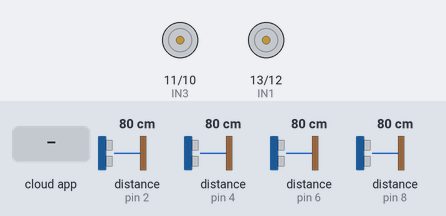
A sketch run on a simulated Arduino Mega 2560, built with avr-gcc and run on an emulated ATmega2560. On the bench: motor-driver pin pairs drawn as motors (green arrow = first pin HIGH = forward, orange = second pin HIGH = backward, longer = more drive). The inputs (shaded band) are chosen by the test bench; at power-on: distance to the obstacle (sensors on pin 2, pin 4, pin 6, pin 8) 80 cm. The echo pulse lasts 58.3 µs per cm; the ROS host is connected and sends only what is stated.

Above: at 1.2 s.
1.3 s: the phone or cloud app sets linear.x to -100
At 2.2 s:
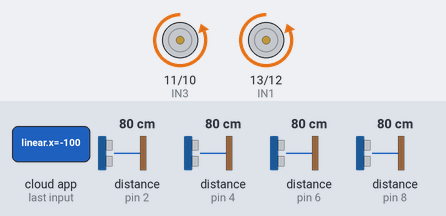
2.8 s: the phone or cloud app sets linear.x to 100
At 3.3 s:
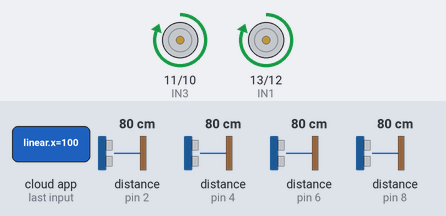
4.3 s: the phone or cloud app sets linear.x to 0
At 5.5 s:
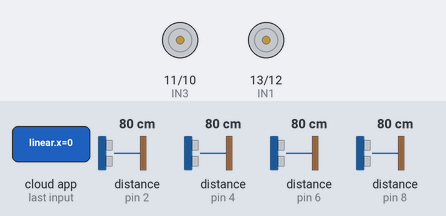
5.8 s: the phone or cloud app sets angular.z to -100
At 6.1 s:
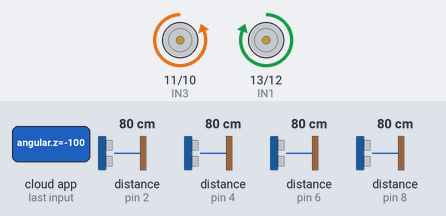
7.3 s: the phone or cloud app sets angular.z to 100
At 8.0 s:
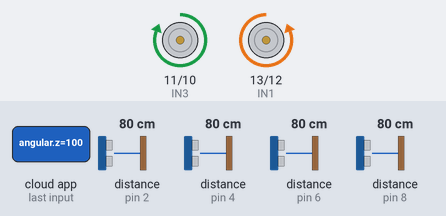
8.8 s: the phone or cloud app sets angular.z to 0
At 9.3 s:
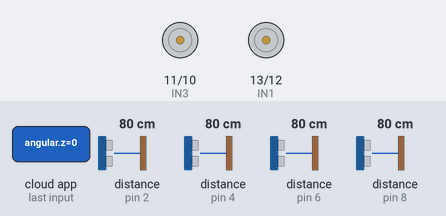
Timing chart, 0 to 11.3 s (numbered marks = the images above; inputs shaded):
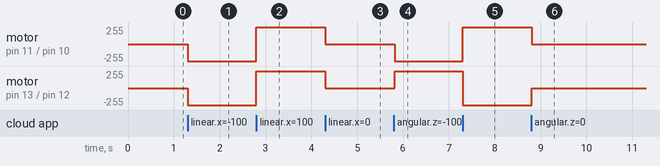

The sketch:

sketch_oct30_rev4.ino
```cpp
// (licence header left out)
#include <ros.h>
#include <geometry_msgs/Twist.h>
#include <ros/time.h>
#include <sensor_msgs/Range.h>

#include <NewPing.h>
#include <SimpleKalmanFilter.h>

#define SONAR_NUM 4          //The number of sensors.
#define MAX_DISTANCE 200     //Mad distance to detect obstacles.
#define PING_INTERVAL 33     //Looping the pings after 33 microseconds.

#define IN1 13
#define IN2 12
#define IN3 11
#define IN4 10

char str[15];
int valor;

unsigned long pingTimer[SONAR_NUM]; // Holds the times when the next ping should happen for each sensor.
unsigned int cm[SONAR_NUM];         // Where the ping distances are stored.
uint8_t currentSensor = 0;          // Keeps track of which sensor is active.

unsigned long _timerStart = 0;

int LOOPING = 40; //Loop for every 40 milliseconds.

uint8_t oldSensorReading[3];    //Store last valid value of the sensors.

uint8_t oneSensor;             //Store raw sensor's value.
uint8_t twoSensor;
uint8_t threeSensor;
uint8_t fourSensor;
uint8_t fiveSensor;
uint8_t sixSensor;
uint8_t sevenSensor;
uint8_t eightSensor;

uint8_t oneSensorKalman;       //Store filtered sensor's value.
uint8_t twoSensorKalman;
uint8_t threeSensorKalman;
uint8_t fourSensorKalman;       //Store filtered sensor's value.
uint8_t fiveSensorKalman;
uint8_t sixSensorKalman;
uint8_t sevenSensorKalman;       //Store filtered sensor's value.
uint8_t eightSensorKalman;


NewPing sonar[SONAR_NUM] = {
  NewPing(3, 2, MAX_DISTANCE), // Trigger pin, echo pin, and max distance to ping.
  NewPing(5, 4, MAX_DISTANCE),
  NewPing(7, 6, MAX_DISTANCE),
  NewPing(9, 8, MAX_DISTANCE)
//  NewPing(15, 14, MAX_DISTANCE),
//  NewPing(17, 16, MAX_DISTANCE),
//  NewPing(19, 18, MAX_DISTANCE),
//  NewPing(21, 20, MAX_DISTANCE)

};

/*
  create Kalman filter objects for the sensors.
   SimpleKalmanFilter(e_mea, e_est, q);
   e_mea: Measurement Uncertainty
   e_est: Estimation Uncertainty
   q: Process Noise
*/
SimpleKalmanFilter KF_1(2, 2, 0.01);
SimpleKalmanFilter KF_2(2, 2, 0.01);
SimpleKalmanFilter KF_3(2, 2, 0.01);
SimpleKalmanFilter KF_4(2, 2, 0.01);
//SimpleKalmanFilter KF_5(2, 2, 0.01);
//SimpleKalmanFilter KF_6(2, 2, 0.01);
//SimpleKalmanFilter KF_7(2, 2, 0.01);
//SimpleKalmanFilter KF_8(2, 2, 0.01);

ros::NodeHandle nh; //create an object which represents the ROS node.

//looping the sensors
void sensorCycle() {
  for (uint8_t i = 0; i < SONAR_NUM; i++) {
    if (millis() >= pingTimer[i]) {
      pingTimer[i] += PING_INTERVAL * SONAR_NUM;
      if (i == 0 && currentSensor == SONAR_NUM - 1) oneSensorCycle();
      sonar[currentSensor].timer_stop();
      currentSensor = i;
      cm[currentSensor] = 0;
      sonar[currentSensor].ping_timer(echoCheck);
    }
  }
}

// If ping received, set the sensor distance to array.
void echoCheck() {
  if (sonar[currentSensor].check_timer())
    cm[currentSensor] = sonar[currentSensor].ping_result / US_ROUNDTRIP_CM;
}

//Return the last valid value from the sensor.
void oneSensorCycle() {
  oneSensor =   returnLastValidRead(0, cm[0]);
  twoSensor =   returnLastValidRead(1, cm[1]);
  threeSensor = returnLastValidRead(2, cm[2]);
  fourSensor =  returnLastValidRead(3, cm[3]);
//  fiveSensor =  returnLastValidRead(4, cm[4]);
//  sixSensor =   returnLastValidRead(5, cm[5]);
//  sevenSensor = returnLastValidRead(6, cm[6]);
//  eightSensor = returnLastValidRead(7, cm[7]);
}

//If sensor value is 0, then return the last stored value different than 0.
int returnLastValidRead(uint8_t sensorArray, uint8_t cm) {
  if (cm != 0) {
    return oldSensorReading[sensorArray] = cm;
  } else {
    return oldSensorReading[sensorArray];
  }
}

//Apply Kalman Filter to sensor reading.
void applyKF() {
  oneSensorKalman   = KF_1.updateEstimate(oneSensor);
  twoSensorKalman   = KF_2.updateEstimate(twoSensor);
  threeSensorKalman = KF_3.updateEstimate(threeSensor);
  fourSensorKalman  = KF_4.updateEstimate(fourSensor);
//  fiveSensorKalman  = KF_5.updateEstimate(fiveSensor);
//  sixSensorKalman   = KF_6.updateEstimate(sixSensor);
//  sevenSensorKalman = KF_7.updateEstimate(sevenSensor);
//  eightSensorKalman = KF_8.updateEstimate(eightSensor);
}

void startTimer() {
  _timerStart = millis();
}

bool isTimeForLoop(int _mSec) {
  return (millis() - _timerStart) > _mSec;
}

void sensor_msg_init(sensor_msgs::Range &range_name, char *frame_id_name)
{
  range_name.radiation_type = sensor_msgs::Range::ULTRASOUND;
  range_name.header.frame_id = frame_id_name;
  range_name.field_of_view = 0.26;
  range_name.min_range = 0.0;
  range_name.max_range = 2.0;
}

//Create three instances for range messages.
sensor_msgs::Range range_1;
sensor_msgs::Range range_2;
sensor_msgs::Range range_3;
sensor_msgs::Range range_4;
//sensor_msgs::Range range_5;
//sensor_msgs::Range range_6;
//sensor_msgs::Range range_7;
//sensor_msgs::Range range_8;


//Create publisher onjects for all sensors
ros::Publisher pub_range_1("/sonar1", &range_1);
ros::Publisher pub_range_2("/sonar2", &range_2);
ros::Publisher pub_range_3("/sonar3", &range_3);
ros::Publisher pub_range_4("/sonar4", &range_4);
//ros::Publisher pub_range_5("/sonar5", &range_5);
//ros::Publisher pub_range_6("/sonar6", &range_6);
//ros::Publisher pub_range_7("/sonar7", &range_7);
//ros::Publisher pub_range_8("/sonar8", &range_8);

void onTwist(const geometry_msgs::Twist& msg)
{

  //forward
  if(msg.linear.x > 0)
  {
    //digitalWrite(ENA,HIGH); //habilita roda direita
    //digitalWrite(ENB,HIGH); //roda esquerda
    digitalWrite(IN1,HIGH); //roda direita para frente
    digitalWrite(IN2,LOW);  //roda direita para trás
    digitalWrite(IN3,HIGH); //roda esquerda para frente
    digitalWrite(IN4,LOW);  //roda esquerda para trás
  }
  //backward
  else if(msg.linear.x < 0)
  {
    //digitalWrite(ENA,HIGH);
    //digitalWrite(ENB,HIGH);
    digitalWrite(IN1,LOW);
    digitalWrite(IN2,HIGH);
    digitalWrite(IN3,LOW);
    digitalWrite(IN4,HIGH);
  }
  //right
  else if(msg.angular.z < 0)
  {
    //digitalWrite(ENA,HIGH);
    //digitalWrite(ENB,LOW);
    digitalWrite(IN1,HIGH);
    digitalWrite(IN2,LOW);
    digitalWrite(IN3,LOW);
    digitalWrite(IN4,HIGH);

  }
  //left
  else if(msg.angular.z > 0)
  {
    //digitalWrite(ENA,LOW);
    //digitalWrite(ENB,HIGH);
    digitalWrite(IN1,LOW);
    digitalWrite(IN2,HIGH);
    digitalWrite(IN3,HIGH);
    digitalWrite(IN4,LOW);
  }

  //stop
  else
  {
    //digitalWrite(ENA,LOW);
    //digitalWrite(ENB,LOW);
    digitalWrite(IN1,LOW);
    digitalWrite(IN2,LOW);
    digitalWrite(IN3,LOW);
    digitalWrite(IN4,LOW);
  }
}

ros::Subscriber<geometry_msgs::Twist> sub("cmd_vel",onTwist);
//ros::NodeHandle nh;

void setup() {
  pingTimer[0] = millis() + 75;
  for (uint8_t i = 1; i < SONAR_NUM; i++)
    pingTimer[i] = pingTimer[i - 1] + PING_INTERVAL;

  nh.initNode();
  nh.advertise(pub_range_1);
  nh.advertise(pub_range_2);
  nh.advertise(pub_range_3);
  nh.advertise(pub_range_4);
//  nh.advertise(pub_range_5);
//  nh.advertise(pub_range_6);
//  nh.advertise(pub_range_7);
//  nh.advertise(pub_range_8);

  sensor_msg_init(range_1, "/sonar1");
  sensor_msg_init(range_2, "/sonar2");
  sensor_msg_init(range_3, "/sonar3");
  sensor_msg_init(range_4, "/sonar4");
//  sensor_msg_init(range_5, "/sonar5");
//  sensor_msg_init(range_6, "/sonar6");
//  sensor_msg_init(range_7, "/sonar7");
//  sensor_msg_init(range_8, "/sonar8");

  // put your setup code here, to run once:
  pinMode(IN1,OUTPUT);
  pinMode(IN2,OUTPUT);
  pinMode(IN3,OUTPUT);
  pinMode(IN4,OUTPUT);
  //pinMode(ENA,OUTPUT);
  //pinMode(ENB,OUTPUT);
  nh.initNode();
  nh.subscribe(sub);
}

void loop() {
  if (isTimeForLoop(LOOPING)) {
    sensorCycle();
    oneSensorCycle();
    applyKF();
    range_1.range = oneSensorKalman;
    range_2.range = twoSensorKalman;
    range_3.range = threeSensorKalman;
    range_4.range = fourSensorKalman;
//    range_5.range = fiveSensorKalman;
//    range_6.range = sixSensorKalman;
//    range_7.range = sevenSensorKalman;
//    range_8.range = eightSensorKalman;

    range_1.header.stamp = nh.now();
    range_2.header.stamp = nh.now();
    range_3.header.stamp = nh.now();
    range_4.header.stamp = nh.now();
//    range_5.header.stamp = nh.now();
//    range_6.header.stamp = nh.now();
//    range_7.header.stamp = nh.now();
//    range_8.header.stamp = nh.now();

    pub_range_1.publish(&range_1);
    pub_range_2.publish(&range_2);
    pub_range_3.publish(&range_3);
    pub_range_4.publish(&range_4);
//    pub_range_5.publish(&range_5);
//    pub_range_6.publish(&range_6);
//    pub_range_7.publish(&range_7);
//    pub_range_8.publish(&range_8);

    startTimer();
  }
  nh.spinOnce();//Handle ROS events
}
```

Measured:
- after the input at 1.3 s, motor on pin 11 (IN3) / pin 10 (IN4), motor on pin 13 (IN1) / pin 12 (IN2): stopped → backward 255/255 at once
- after the input at 2.8 s, motor on pin 11 (IN3) / pin 10 (IN4), motor on pin 13 (IN1) / pin 12 (IN2): backward 255/255 → forward 255/255 at once
- after the input at 4.3 s, motor on pin 11 (IN3) / pin 10 (IN4), motor on pin 13 (IN1) / pin 12 (IN2): forward 255/255 → stopped at once
- after the input at 5.8 s, motor on pin 11 (IN3) / pin 10 (IN4): stopped → backward 255/255 at once; motor on pin 13 (IN1) / pin 12 (IN2): stopped → forward 255/255 at once
- after the input at 7.3 s, motor on pin 11 (IN3) / pin 10 (IN4): backward 255/255 → forward 255/255 at once; motor on pin 13 (IN1) / pin 12 (IN2): forward 255/255 → backward 255/255 at once
- after the input at 8.8 s, motor on pin 11 (IN3) / pin 10 (IN4): forward 255/255 → stopped at once; motor on pin 13 (IN1) / pin 12 (IN2): backward 255/255 → stopped at once
